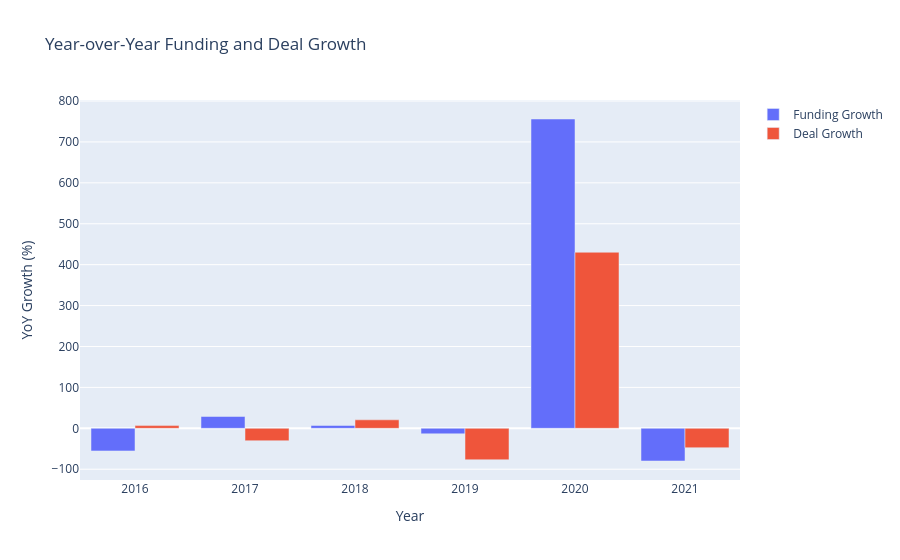

Write notebook code for a chart like this one.
### Code cell
growth_data = yearly_funding.dropna(
    subset=["funding_yoy_growth"]
)

fig = go.Figure()

fig.add_trace(
    go.Bar(
        x=growth_data["year"],
        y=growth_data["funding_yoy_growth"],
        name="Funding Growth"
    )
)

fig.add_trace(
    go.Bar(
        x=growth_data["year"],
        y=growth_data["deal_yoy_growth"],
        name="Deal Growth"
    )
)

fig.update_layout(
    title="Year-over-Year Funding and Deal Growth",
    xaxis_title="Year",
    yaxis_title="YoY Growth (%)",
    barmode="group"
)

fig.show()

### Figure 1 — Plotly figure (JSON) as saved in the notebook; plotly's stock layout.template omitted (floating-point values rounded to 4 significant figures)
{"data": [{"name": "Funding Growth", "type": "bar", "x": [2016, 2017, 2018, 2019, 2020, 2021], "y": [-55.27, 28.9, 6.908, -13.49, 756.0, -79.89]}, {"name": "Deal Growth", "type": "bar", "x": [2016, 2017, 2018, 2019, 2020, 2021], "y": [6.608, -30.37, 20.77, -76.9, 430.3, -47.34]}], "layout": {"barmode": "group", "title": {"text": "Year-over-Year Funding and Deal Growth"}, "xaxis": {"title": {"text": "Year"}}, "yaxis": {"title": {"text": "YoY Growth (%)"}}}}
